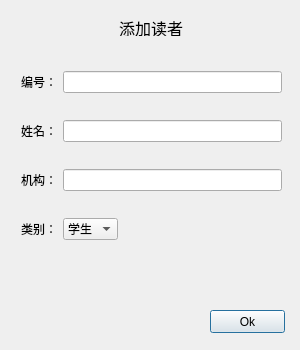
<?xml version="1.0" encoding="UTF-8"?>
<ui version="4.0">
 <class>Dialog_addreader</class>
 <widget class="QDialog" name="Dialog_addreader">
  <property name="geometry">
   <rect>
    <x>0</x>
    <y>0</y>
    <width>300</width>
    <height>350</height>
   </rect>
  </property>
  <property name="windowTitle">
   <string>Dialog</string>
  </property>
  <widget class="QPushButton" name="pushButton">
   <property name="geometry">
    <rect>
     <x>210</x>
     <y>310</y>
     <width>75</width>
     <height>23</height>
    </rect>
   </property>
   <property name="text">
    <string>Ok</string>
   </property>
  </widget>
  <widget class="QLabel" name="label">
   <property name="geometry">
    <rect>
     <x>10</x>
     <y>20</y>
     <width>282</width>
     <height>16</height>
    </rect>
   </property>
   <property name="font">
    <font>
     <pointsize>12</pointsize>
    </font>
   </property>
   <property name="text">
    <string>添加读者</string>
   </property>
   <property name="alignment">
    <set>Qt::AlignCenter</set>
   </property>
  </widget>
  <widget class="QWidget" name="">
   <property name="geometry">
    <rect>
     <x>21</x>
     <y>50</y>
     <width>261</width>
     <height>211</height>
    </rect>
   </property>
   <layout class="QGridLayout" name="gridLayout">
    <item row="0" column="0">
     <widget class="QLabel" name="label_2">
      <property name="sizePolicy">
       <sizepolicy hsizetype="Fixed" vsizetype="Preferred">
        <horstretch>0</horstretch>
        <verstretch>0</verstretch>
       </sizepolicy>
      </property>
      <property name="text">
       <string>编号：</string>
      </property>
     </widget>
    </item>
    <item row="0" column="1">
     <widget class="QLineEdit" name="lineEdit_num"/>
    </item>
    <item row="1" column="0">
     <widget class="QLabel" name="label_3">
      <property name="sizePolicy">
       <sizepolicy hsizetype="Fixed" vsizetype="Preferred">
        <horstretch>0</horstretch>
        <verstretch>0</verstretch>
       </sizepolicy>
      </property>
      <property name="text">
       <string>姓名：</string>
      </property>
     </widget>
    </item>
    <item row="1" column="1">
     <widget class="QLineEdit" name="lineEdit_name"/>
    </item>
    <item row="2" column="0">
     <widget class="QLabel" name="label_4">
      <property name="sizePolicy">
       <sizepolicy hsizetype="Fixed" vsizetype="Preferred">
        <horstretch>0</horstretch>
        <verstretch>0</verstretch>
       </sizepolicy>
      </property>
      <property name="text">
       <string>机构：</string>
      </property>
     </widget>
    </item>
    <item row="2" column="1">
     <widget class="QLineEdit" name="lineEdit_institute"/>
    </item>
    <item row="3" column="0">
     <widget class="QLabel" name="label_5">
      <property name="sizePolicy">
       <sizepolicy hsizetype="Fixed" vsizetype="Preferred">
        <horstretch>0</horstretch>
        <verstretch>0</verstretch>
       </sizepolicy>
      </property>
      <property name="text">
       <string>类别：</string>
      </property>
     </widget>
    </item>
    <item row="3" column="1">
     <widget class="QComboBox" name="comboBox">
      <property name="sizePolicy">
       <sizepolicy hsizetype="Fixed" vsizetype="Fixed">
        <horstretch>0</horstretch>
        <verstretch>0</verstretch>
       </sizepolicy>
      </property>
      <item>
       <property name="text">
        <string>学生</string>
       </property>
      </item>
      <item>
       <property name="text">
        <string>教师</string>
       </property>
      </item>
     </widget>
    </item>
   </layout>
  </widget>
 </widget>
 <resources/>
 <connections/>
</ui>
